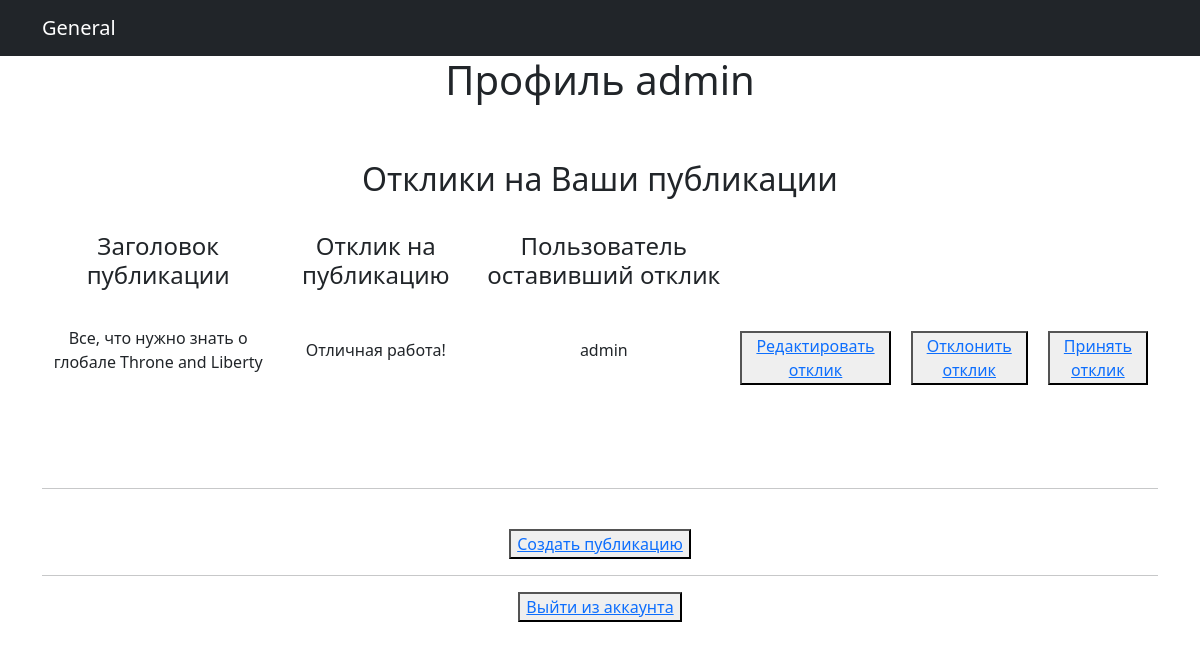
The page /posts/profile/ (signed in) on the database its author committed.
### app/models.py (models this page shows, shortened)
class Feedback(models.Model):
    accept = models.BooleanField(default=False)
    send_user = models.ForeignKey(User, on_delete = models.CASCADE)
    text = models.TextField()
    date = models.DateTimeField(auto_now_add=True)
    post = models.ForeignKey(Post, on_delete=models.CASCADE)

class Post(models.Model):
    user = models.ForeignKey(User, on_delete=models.CASCADE)
    add_date = models.DateTimeField(auto_now_add=True)
    category = models.ManyToManyField(Category, through='PostCategory', related_name='categories')
    title = models.CharField(max_length = 50)
    text = models.TextField()

### app/views.py (the view)
# urls.py: path('profile/', IndexView.as_view(), name='profile'),
class IndexView(LoginRequiredMixin, TemplateView):
    template_name = 'index.html'
    model = Feedback
    def get_context_data(self, **kwargs):
        context = super().get_context_data(**kwargs)
        post = Post.objects.filter(user_id=self.request.user.pk)
        context['my_post_feedback'] = Feedback.objects.filter(post_id__in=post.values_list('pk', flat=True))
        return context

### templates/index.html
{% extends 'flatpages/default.html' %}
{% block content %}
<h1>Профиль {{request.user.username}}</h1>
<br><br>
<h2>Отклики на Ваши публикации</h2>
<table align="center" cellpadding="10">
    <tr>
        <td>
            <p><h4>Заголовок публикации</h4></p>
        </td>
        <td>
            <p><h4>Отклик на публикацию</h4></p>
        </td>
        <td>
            <p><h4>Пользователь оставивший отклик</h4></p>
        </td>
    </tr>
{% for feedback in my_post_feedback %}
    <tr>
        <td><p>{{ feedback.post.title }}</p></td>
        <td><p>{{ feedback.text | truncatechars:20}}</p></td>
        <td><p>{{ feedback.send_user }}</p></td>
        <td>
            <button> <a href="../{{feedback.pk}}/feedbackupdate/">Редактировать отклик</a> </button>
        </td>
        <td>
            <button> <a href="../{{feedback.pk}}/misses/">Отклонить отклик</a> </button>
        </td>
        {% if feedback.accept == False %}
        <td>
            <button> <a href="../{{feedback.pk}}/toaccept/">Принять отклик</a> </button>
        </td></tr>
        {% endif %}
        {% endfor %}
</table>
<br><br><br><hr><br>
<button> <a href="{% url 'post_create' %}"> Создать публикацию</a> </button>
<br>
<hr>
<button> <a href="../../accounts/logout/"> Выйти из аккаунта</a> </button>
{% endblock content %}

### rows shown on the page
Feedback: post "Все, что нужно знать о глобале Throne and Liberty", text "Отличная работа!", send_user "admin"

### other values the page prints
{{ request.user.username }} "admin"
